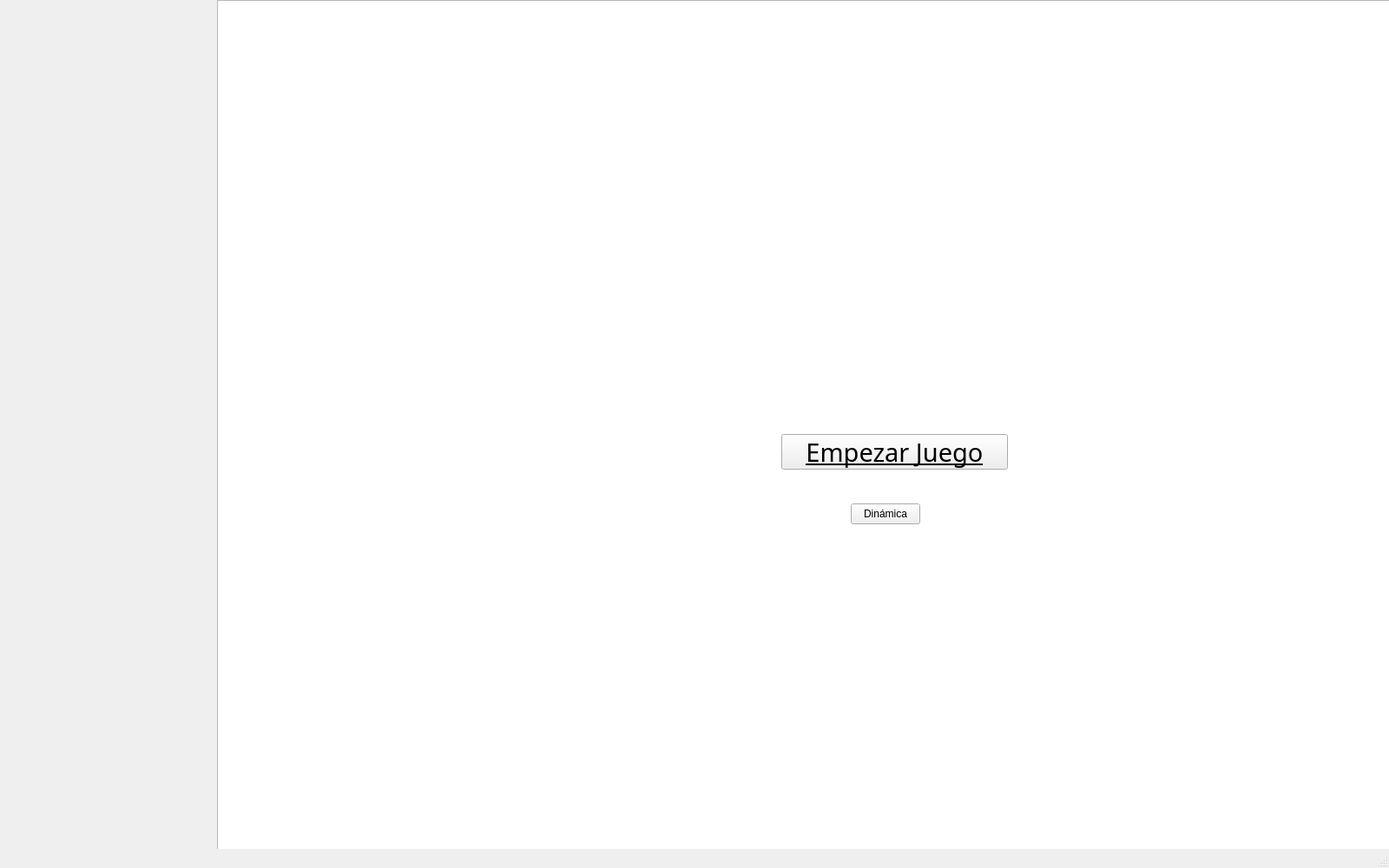
<?xml version="1.0" encoding="UTF-8"?>
<ui version="4.0">
 <class>MainWindow</class>
 <widget class="QMainWindow" name="MainWindow">
  <property name="geometry">
   <rect>
    <x>0</x>
    <y>0</y>
    <width>1600</width>
    <height>1000</height>
   </rect>
  </property>
  <property name="windowTitle">
   <string>MainWindow</string>
  </property>
  <widget class="QWidget" name="centralwidget">
   <widget class="QGraphicsView" name="graphicsView">
    <property name="geometry">
     <rect>
      <x>250</x>
      <y>0</y>
      <width>1500</width>
      <height>1000</height>
     </rect>
    </property>
   </widget>
   <widget class="QPushButton" name="pushButtonEmpezar">
    <property name="geometry">
     <rect>
      <x>900</x>
      <y>500</y>
      <width>261</width>
      <height>41</height>
     </rect>
    </property>
    <property name="font">
     <font>
      <family>Tw Cen MT Condensed Extra Bold</family>
      <pointsize>22</pointsize>
      <underline>true</underline>
     </font>
    </property>
    <property name="text">
     <string>Empezar Juego</string>
    </property>
   </widget>
   <widget class="QPushButton" name="pushButtonDinamica">
    <property name="geometry">
     <rect>
      <x>980</x>
      <y>580</y>
      <width>80</width>
      <height>24</height>
     </rect>
    </property>
    <property name="font">
     <font>
      <italic>false</italic>
      <bold>false</bold>
      <kerning>true</kerning>
     </font>
    </property>
    <property name="text">
     <string>Dinámica</string>
    </property>
   </widget>
  </widget>
  <widget class="QMenuBar" name="menubar">
   <property name="geometry">
    <rect>
     <x>0</x>
     <y>0</y>
     <width>1600</width>
     <height>21</height>
    </rect>
   </property>
  </widget>
  <widget class="QStatusBar" name="statusbar"/>
 </widget>
 <resources/>
 <connections/>
</ui>
